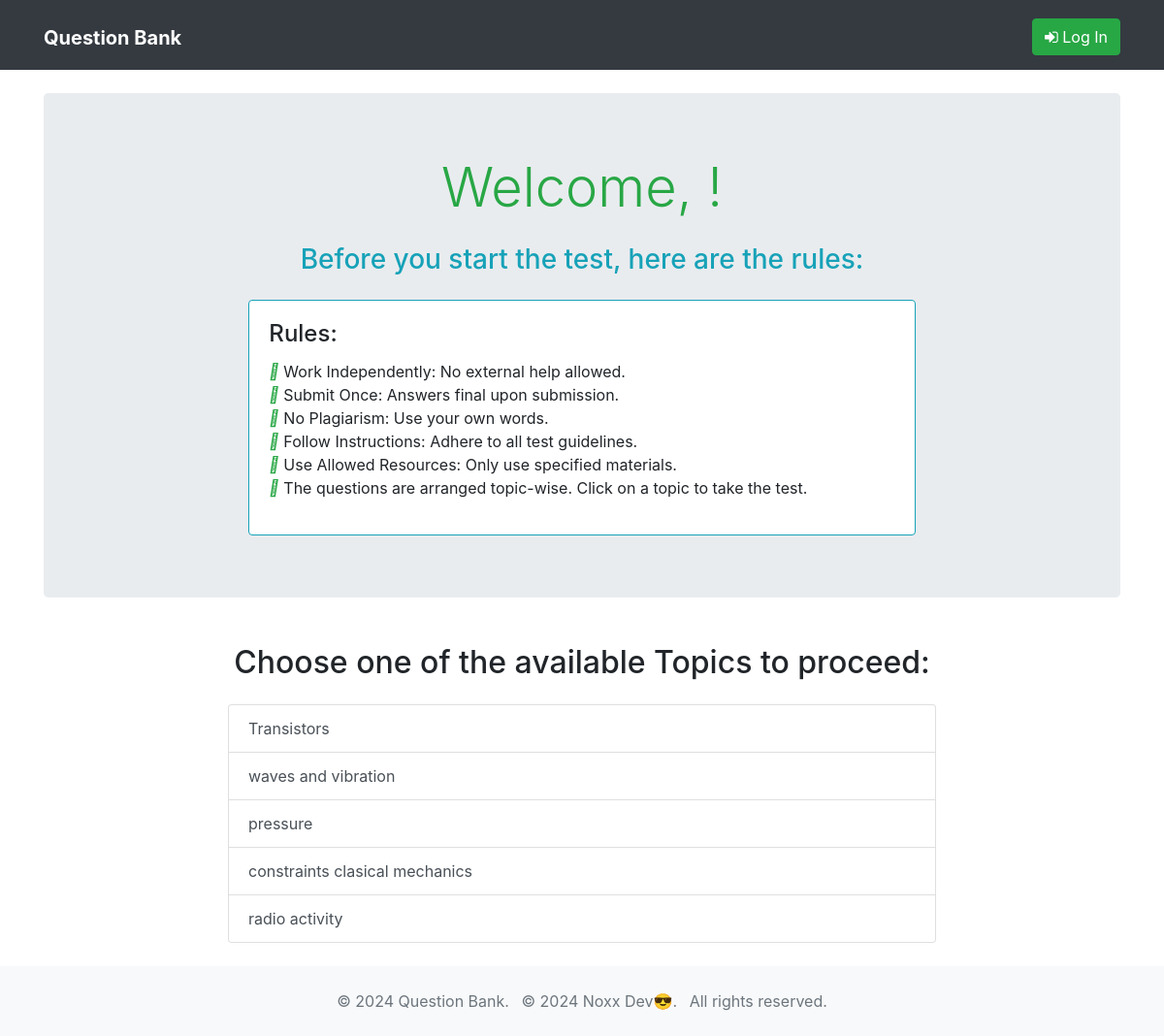
/evaluator_ai/, run on an earlier commit of the app's database.
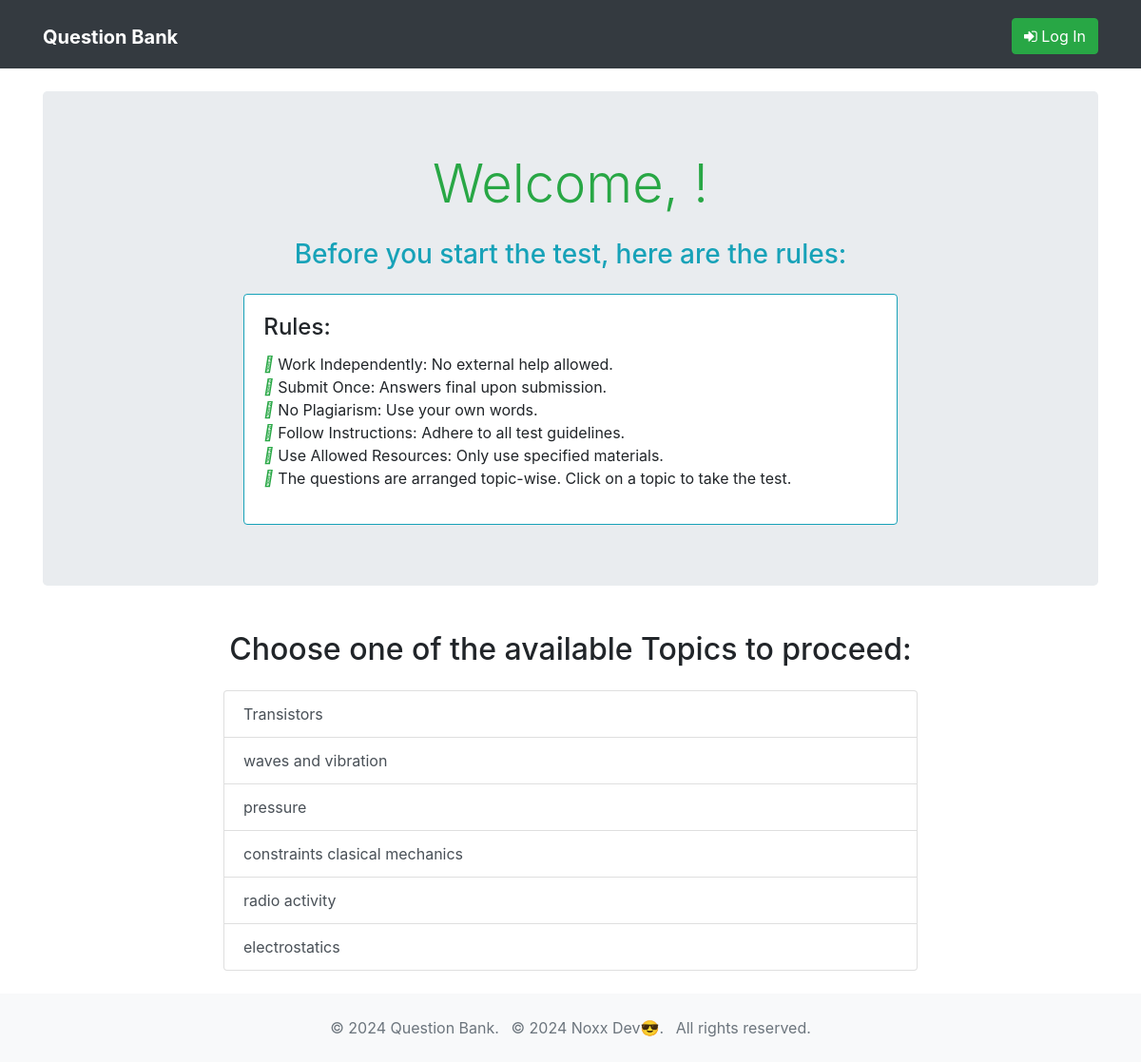
And on a later commit of the database.
### QuestionBank/models.py (models this page shows, shortened)
class AIResponse(models.Model):
    evaluator_ai = models.ForeignKey(EvaluatorAI, on_delete=models.CASCADE, related_name='generated_responses')
    topic = models.CharField(max_length=100)

### QuestionBank/views.py (the view)
# urls.py: path('evaluator_ai/', views.evaluator_ai_view, name='evaluator_ai'),
def evaluator_ai_view(request):
    ai_responses = AIResponse.objects.all()  # Adjust this queryset as needed
    context = {'ai_responses': ai_responses}
    return render(request, 'bank/evaluator_ai.html', context)

### QuestionBank/templates/bank/evaluator_ai.html (shortened to what this page needs)
{% extends 'layout/base.html' %}
{% block content %}
<div class="container my-4">
    <div class="jumbotron">
        <h2 class="display-4 text-center text-success mb-4">Welcome, {{ user.username }}!</h2>
        <h3 class="text-center text-info mb-4">Before you start the test, here are the rules:</h3>
        <div class="row justify-content-center">
            <div class="col-md-8">
                <div class="card border-info">
                    <div class="card-body">
                        <h4 class="card-title">Rules:</h4>
                        <ul class="list-unstyled">
                            <li><i class="fas fa-check-circle text-success"></i> Work Independently: No external help allowed.</li>
                            <li><i class="fas fa-check-circle text-success"></i> Submit Once: Answers final upon submission.</li>
                            <li><i class="fas fa-check-circle text-success"></i> No Plagiarism: Use your own words.</li>
                            <li><i class="fas fa-check-circle text-success"></i> Follow Instructions: Adhere to all test guidelines.</li>
                            <li><i class="fas fa-check-circle text-success"></i> Use Allowed Resources: Only use specified materials.</li>
                            <li><i class="fas fa-check-circle text-success"></i> The questions are arranged topic-wise. Click on a topic to take the test.</li>
                        </ul>
                    </div>
                </div>
            </div>
        </div>
    </div>
    <div class="row mt-5">
        <div class="col-md-8 offset-md-2">
            <h2 class="text-center mb-4">Choose one of the available Topics to proceed:</h2>
            <div class="list-group">
                {% for ai_response in ai_responses %}
                    <a href="{% url 'bank:topic_questions' ai_response.id %}" class="list-group-item list-group-item-action"
                       style="position: relative;" onmouseover="showMessage(this)" onmouseout="hideMessage(this)">
                       {{ ai_response.topic }}
                    </a>
                {% endfor %}
            </div>
        </div>
    </div>
</div>
{% endblock content %}

What changed in the data, as far as the page shows it:
added AIResponse: topic "electrostatics"
